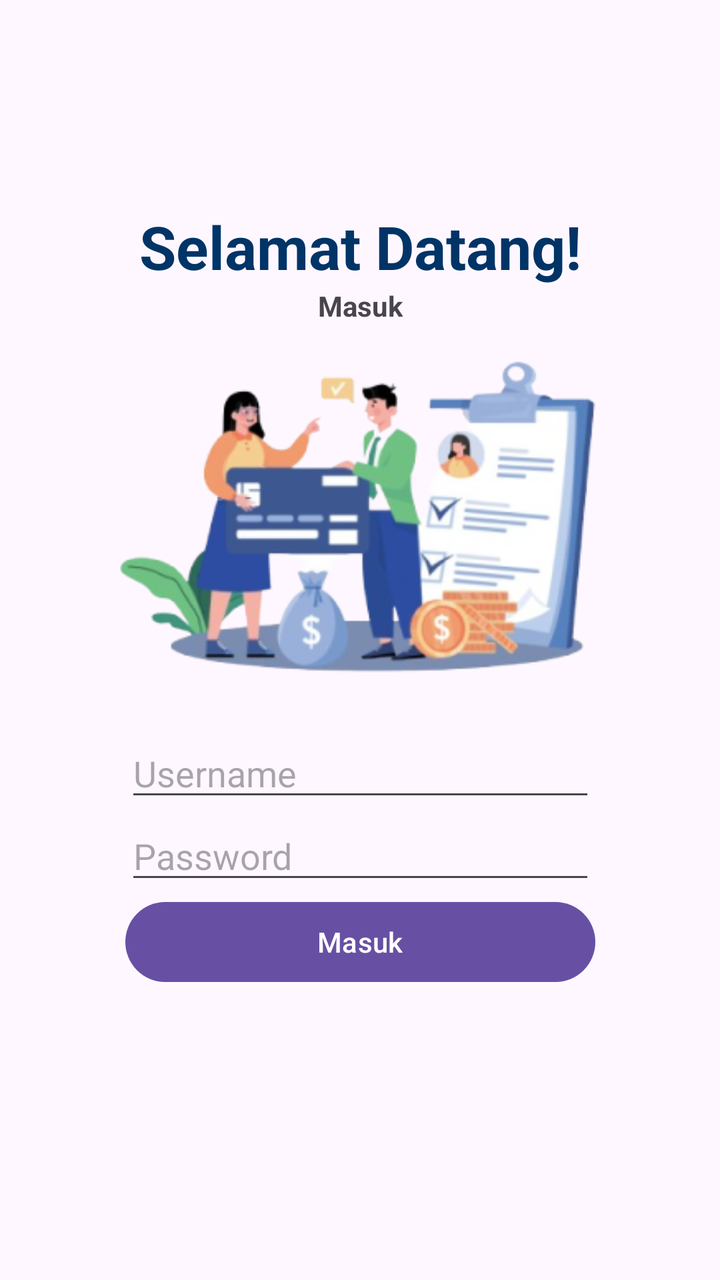
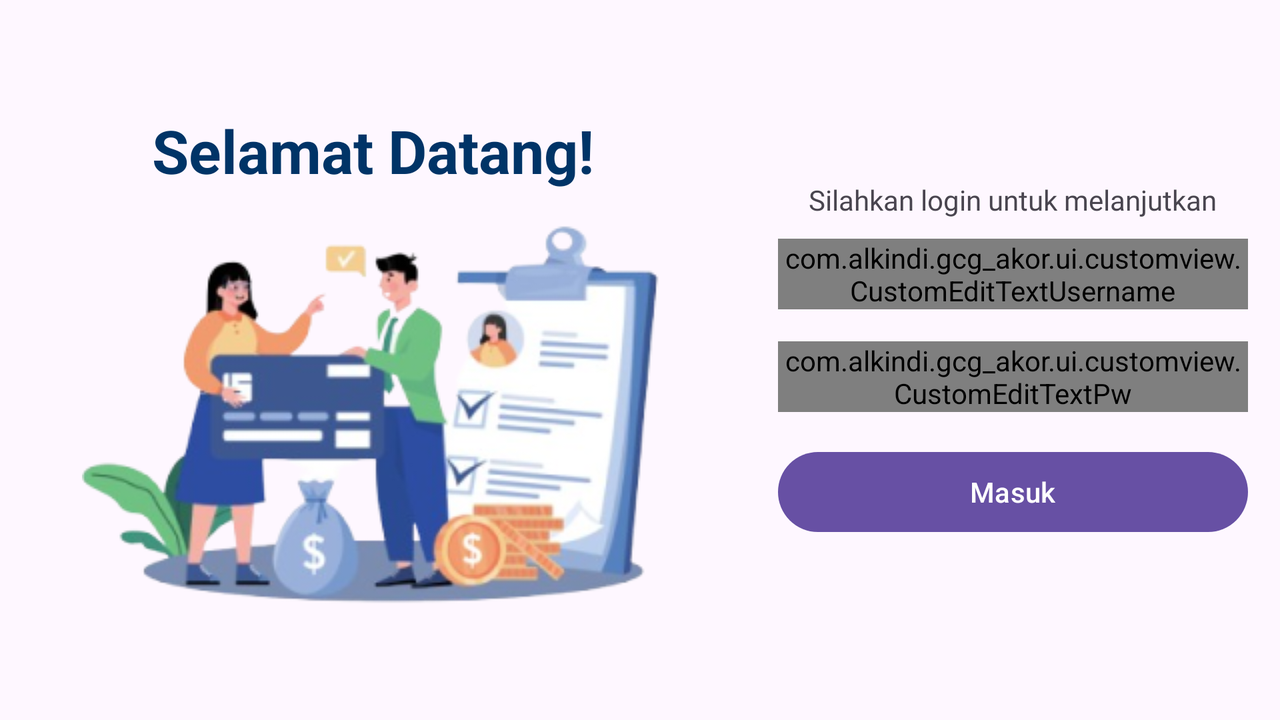

The same Android screen from two of the app's own layout files: first res/layout/ as a phone draws it, then the repository's variant for another configuration, drawn on a device whose configuration selects that folder. Both files follow.
<!-- AndroidManifest.xml: application theme Theme.GCGAKOR -->
<!-- res/layout/activity_login.xml -->
<?xml version="1.0" encoding="utf-8"?>
<androidx.constraintlayout.widget.ConstraintLayout xmlns:android="http://schemas.android.com/apk/res/android"
    xmlns:app="http://schemas.android.com/apk/res-auto"
    xmlns:tools="http://schemas.android.com/tools"
    android:id="@+id/main"
    android:layout_width="match_parent"
    android:layout_height="match_parent"
    tools:context=".LoginActivity">

    <TextView
        android:id="@+id/tvWelcome"
        android:layout_width="wrap_content"
        android:layout_height="wrap_content"
        android:layout_marginTop="103dp"
        android:text="@string/txt_selamat_datang"
        android:textColor="@color/txt_blue"
        android:textSize="30sp"
        android:textStyle="bold"
        app:layout_constraintEnd_toEndOf="parent"
        app:layout_constraintStart_toStartOf="parent"
        app:layout_constraintTop_toTopOf="parent" />

    <TextView
        android:id="@+id/textView"
        android:layout_width="wrap_content"
        android:layout_height="wrap_content"
        android:text="Masuk"
        android:textStyle="bold"
        app:layout_constraintEnd_toEndOf="parent"
        app:layout_constraintStart_toStartOf="parent"
        app:layout_constraintTop_toBottomOf="@+id/tvWelcome" />

    <ImageView
        android:id="@+id/imIllustration"
        android:layout_width="240dp"
        android:layout_height="wrap_content"
        android:src="@drawable/akor_login_illustration"
        app:layout_constraintEnd_toEndOf="parent"
        app:layout_constraintStart_toStartOf="parent"
        app:layout_constraintTop_toBottomOf="@+id/textView" />

    <EditText
        android:id="@+id/edtUsername"
        android:layout_width="235dp"
        android:layout_height="wrap_content"
        android:layout_marginTop="8dp"
        android:hint="Username"
        app:layout_constraintEnd_toEndOf="parent"
        app:layout_constraintStart_toStartOf="parent"
        app:layout_constraintTop_toBottomOf="@+id/imIllustration" />

    <EditText
        android:id="@+id/editText"
        android:layout_width="235dp"
        android:hint="Password"
        android:layout_height="wrap_content"
        app:layout_constraintEnd_toEndOf="parent"
        app:layout_constraintStart_toStartOf="parent"
        app:layout_constraintTop_toBottomOf="@+id/edtUsername" />

    <Button
        android:layout_width="235dp"
        android:layout_height="wrap_content"
        android:text="Masuk"
        app:layout_constraintEnd_toEndOf="parent"
        app:layout_constraintStart_toStartOf="parent"
        app:layout_constraintTop_toBottomOf="@+id/editText" />

</androidx.constraintlayout.widget.ConstraintLayout>
<!-- resources referenced by this layout -->
<resources>
  <color name="txt_blue">#003467</color>
  <!-- drawable akor_login_illustration: png bitmap (drawable, 82380 bytes) -->
  <string name="txt_selamat_datang">Selamat Datang!</string>
  <style name="Theme.GCGAKOR" parent="Base.Theme.GCGAKOR" />
  <style name="Base.Theme.GCGAKOR" parent="Theme.Material3.Light.NoActionBar">
          
          
          <item name="android:forceDarkAllowed" tools:targetApi="q">false</item>
      </style>
</resources>
<!-- res/layout-land/activity_login.xml (the repository's variant of the layout above) -->
<!-- drawn on the phone turned sideways -->
<?xml version="1.0" encoding="utf-8"?>
<androidx.constraintlayout.widget.ConstraintLayout xmlns:android="http://schemas.android.com/apk/res/android"
    xmlns:app="http://schemas.android.com/apk/res-auto"
    xmlns:tools="http://schemas.android.com/tools"
    android:id="@+id/main"
    android:layout_width="match_parent"
    android:layout_height="match_parent"
    tools:context=".ui.activity.LoginActivity">


    <LinearLayout
        android:layout_width="0dp"
        android:layout_height="wrap_content"
        android:layout_weight="1"
        android:orientation="vertical"
        android:padding="16dp"
        app:layout_constraintBottom_toBottomOf="parent"
        app:layout_constraintEnd_toStartOf="@id/formContainer"
        app:layout_constraintStart_toStartOf="parent"
        app:layout_constraintTop_toTopOf="parent">


        <TextView
            android:id="@+id/tvWelcome"
            android:layout_width="match_parent"
            android:layout_height="wrap_content"
            android:layout_marginBottom="16dp"
            android:text="@string/txt_selamat_datang"
            android:textAlignment="center"
            android:textColor="@color/txt_blue"
            android:textSize="30sp"
            android:textStyle="bold" />


        <ImageView
            android:id="@+id/imIllustration"
            android:layout_width="wrap_content"
            android:layout_height="wrap_content"
            android:layout_gravity="center_horizontal"
            android:contentDescription="Login Illustration"
            android:src="@drawable/akor_login_illustration" />

    </LinearLayout>

    <ProgressBar
        android:id="@+id/progressBar"
        android:layout_width="wrap_content"
        android:layout_height="wrap_content"
        app:layout_constraintBottom_toBottomOf="parent"
        app:layout_constraintEnd_toEndOf="parent"
        android:visibility="gone"
        app:layout_constraintStart_toStartOf="parent"
        app:layout_constraintTop_toTopOf="parent" />
    
    <LinearLayout
        android:id="@+id/formContainer"
        android:layout_width="0dp"
        android:layout_height="wrap_content"
        android:layout_weight="1"
        android:gravity="center"
        android:orientation="vertical"
        android:padding="16dp"
        app:layout_constraintBottom_toBottomOf="parent"
        app:layout_constraintEnd_toEndOf="parent"
        app:layout_constraintTop_toTopOf="parent">

        <TextView
            android:layout_width="wrap_content"
            android:layout_height="wrap_content"
            android:layout_marginBottom="10dp"
            android:fontFamily="@font/poppins_bold"
            android:text="Silahkan login untuk melanjutkan" />

        
        <com.alkindi.gcg_akor.ui.customview.CustomEditTextUsername
            android:id="@+id/edtUsername"
            android:layout_width="235dp"
            android:layout_height="wrap_content"
            android:layout_marginBottom="16dp" />

        
        <com.alkindi.gcg_akor.ui.customview.CustomEditTextPw
            android:id="@+id/edtPassword"
            android:layout_width="235dp"
            android:layout_height="wrap_content"
            android:layout_marginBottom="16dp"
            android:inputType="textPassword" />

        
        <Button
            android:id="@+id/btnMasuk"
            android:layout_width="235dp"
            android:layout_height="wrap_content"
            android:text="Masuk" />

        <TextView
            android:id="@+id/tvWarningLogin"
            android:layout_width="match_parent"
            android:layout_height="wrap_content"
            android:text="Warning Message"
            android:textColor="#F10520"
            android:visibility="gone" />
    </LinearLayout>

</androidx.constraintlayout.widget.ConstraintLayout>
